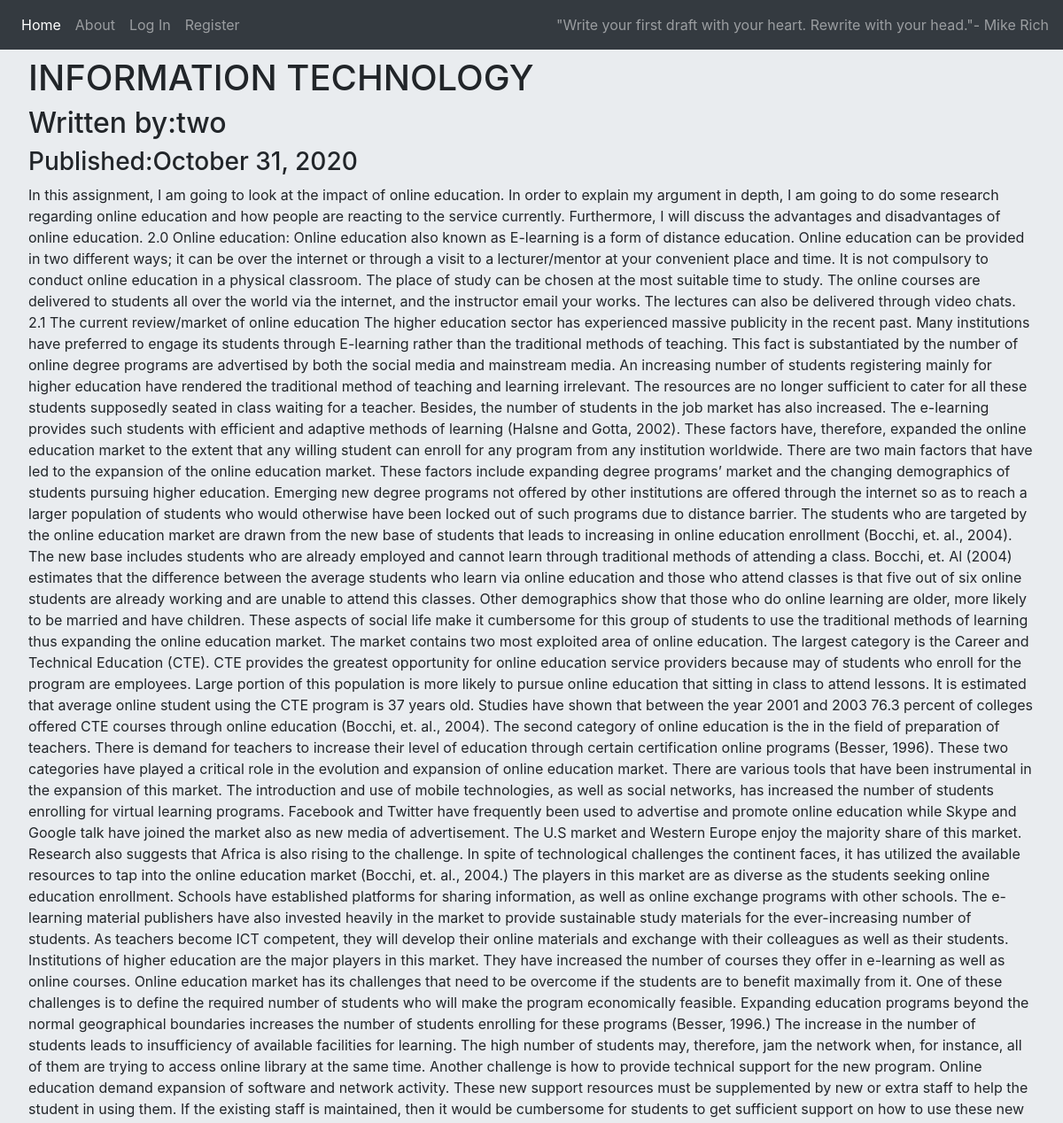
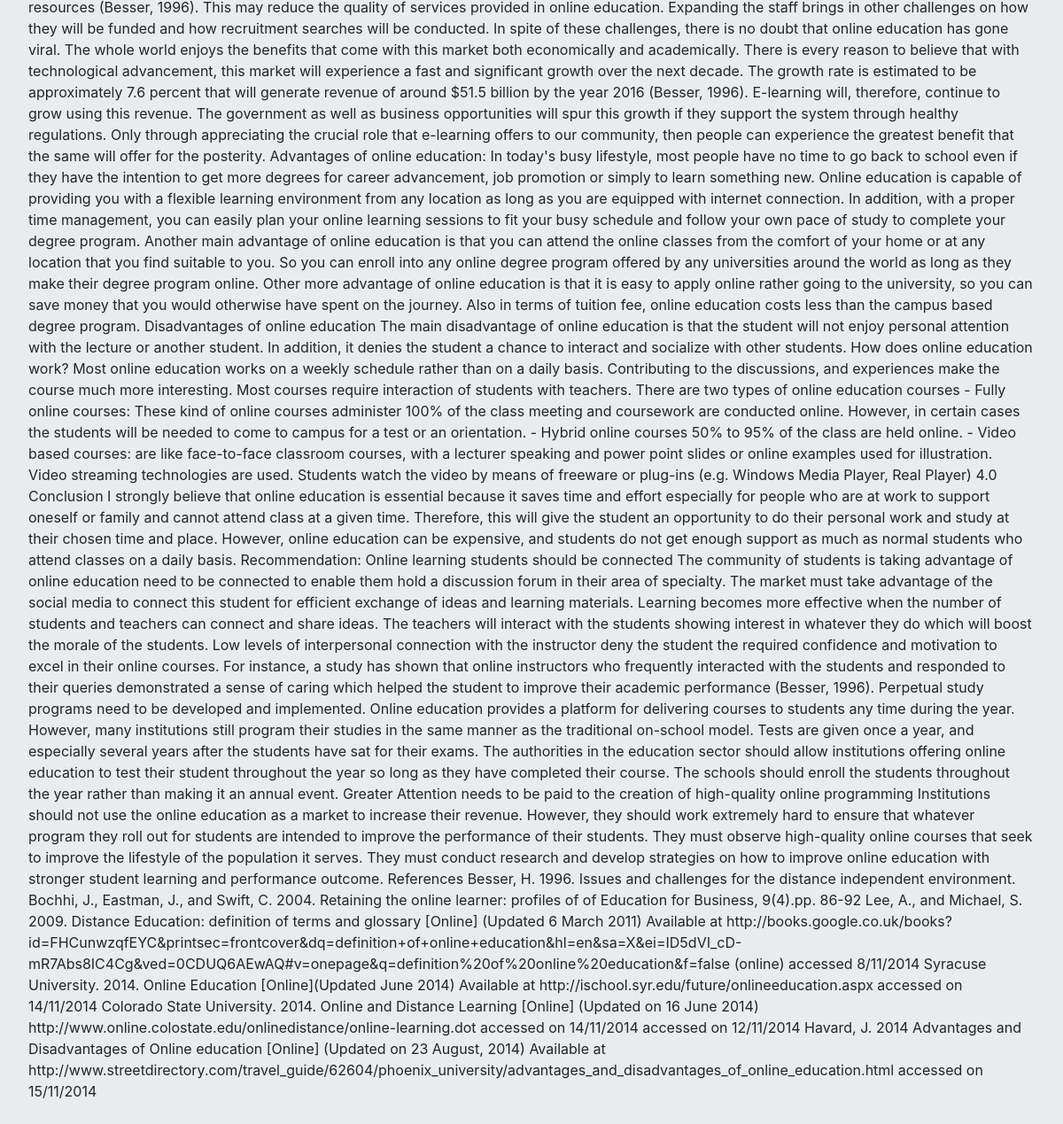
/7, run on the app's committed database (2 pictures, top to bottom).
### myproject/models.py (models this page shows, shortened)
class BlogPost(db.Model):
    users = db.relationship(User)
    id = db.Column(db.Integer,primary_key=True)
    user_id = db.Column(db.Integer,db.ForeignKey('users.id'),nullable=False)
    date = db.Column(db.DateTime,nullable=False,default=datetime.utcnow)
    title = db.Column(db.String(140),nullable=False)
    text = db.Column(db.Text,nullable=False)

class User(db.Model,UserMixin):
    __tablename__ = 'users'
    id = db.Column(db.Integer,primary_key=True)
    profile_image = db.Column(db.String(64),nullable=False,default='default_profile.jpg')
    email = db.Column(db.String(64),unique=True,index=True)
    username = db.Column(db.String(64),unique=True,index=True)
    password_hash = db.Column(db.String(128))
    posts = db.relationship('BlogPost',backref='author',lazy=True)

### myproject/users/views.py (the view)
@users.route("/<username>")
def user_posts(username):
    page =request.args.get('page',1,type=int)
    user = User.query.filter_by(username = username).first_or_404()
    blog_posts = BlogPost.query.filter_by(author = user).order_by(BlogPost.date.desc()).paginate(page=page,per_page=5)
    return render_template('user_blog_posts.html',blog_posts=blog_posts,user=user)

### myproject/blog_posts/views.py (called while the page is built)
@blog_posts.route('/<int:blog_post_id>')
def blog_post(blog_post_id):
    blog_post = BlogPost.query.get_or_404(blog_post_id)
    return render_template('blog_post.html',title=blog_post.title,
                           date=blog_post.date,post=blog_post)

### myproject/templates/blog_post.html (shortened to what this page needs)
{% extends "base.html" %}
{% block content %}
    <div class="jumbotron">
        <h1>{{ post.title }}</h1>
        <h2>Written by:{{ post.author.username }}</h2>
        <h3>Published:{{ post.date.strftime('%B %d, %Y') }}</h3>
        <p>{{ post.text }}</p>
    </div>
{% endblock %}

### data on the page
BlogPost: title "INFORMATION TECHNOLOGY", date "October 31, 2020", text "In this assignment, I am going to look at the impact of online education. In order to explain my argument in depth, I am going to do some research regarding online education and how people are reacting to the service currently. Furthermore, I will discuss the advantages and disadvantages of online education. 2.0 Online education: Online education also known as E-learning is a form of distance education. Online education can be provided in two different ways; it can be over the internet or through a visit to a lecturer/mentor at your convenient place and time. It is not compulsory to conduct online education in a physical classroom. The place of study can be chosen at the most suitable time…"
User: author.username "two"
